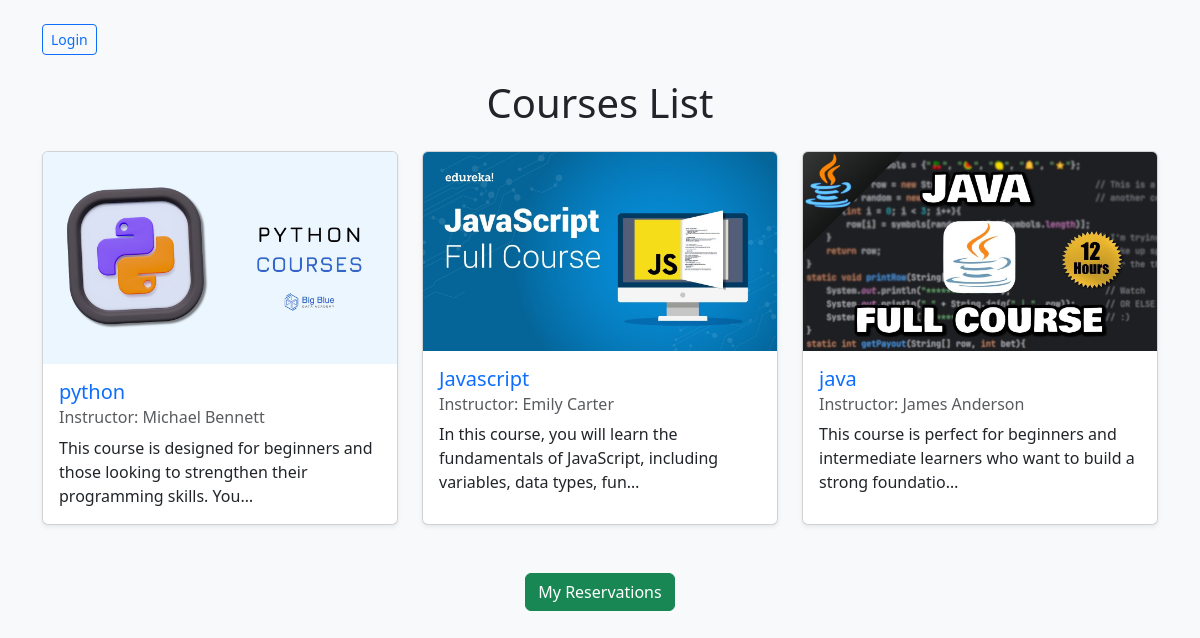
The page / on the database its author committed.
### courses/models.py (models this page shows, shortened)
class Course (models.Model):
    title = models.CharField(max_length=200)
    instructor = models.CharField(max_length=200)
    description = models.TextField()
    start_time = models.DateTimeField()
    end_time = models.DateTimeField()
    capacity = models.PositiveIntegerField()
    image = models.ImageField(upload_to='course_images/', null=True, blank=True)

### courses/views.py (the view)
# urls.py: path('', views.course_list, name='home'),
def course_list (request):
    courses = Course.objects.all()
    return render(request,'home.html', {'courses': courses})

### courses/Templates/home.html (shortened to what this page needs)
<!DOCTYPE html>
<html lang="en">
<head>
    <link href="https://cdn.jsdelivr.net/npm/bootstrap@5.3.3/dist/css/bootstrap.min.css" rel="stylesheet">
</head>
<body class="bg-light">
    <div class="container py-4">
        <div class="d-flex justify-content-between align-items-center mb-4">
            {% if request.user.is_authenticated %}
                <p class="mb-0">👋 Hello, <strong>{{ request.user.username }}</strong>!</p>
                <a href="{% url 'logout' %}" class="btn btn-outline-danger btn-sm">Logout</a>
            {% else %}
                <a href="{% url 'login' %}" class="btn btn-outline-primary btn-sm">Login</a>
            {% endif %}
        </div>
        <h1 class="text-center mb-4"> Courses List</h1>
        <div class="row">
            {% for course in courses %}
                <div class="col-md-6 col-lg-4 mb-4">
                    <div class="card h-100 shadow-sm">
                        {% if course.image %}
                            <img src="{{ course.image.url }}" class="card-img-top" alt="{{ course.title }}">
                        {% else %}
                            <img src="https://via.placeholder.com/400x200?text=No+Image" class="card-img-top" alt="No image">
                        {% endif %}
                        <div class="card-body">
                            <h5 class="card-title">
                                <a href="{% url 'course_detail' course.id %}" class="text-decoration-none text-primary">
                                    {{ course.title }}
                                </a>
                            </h5>
                            <h6 class="card-subtitle mb-2 text-muted">Instructor: {{ course.instructor }}</h6>
                            <p class="card-text">{{ course.description|truncatechars:100 }}</p>
                        </div>
                    </div>
                </div>
            {% endfor %}
        </div>
        <div class="text-center mt-4">
            <a href="{% url 'my_reservations' %}" class="btn btn-success">My Reservations</a>
        </div>
    </div>
</body>
</html>

### rows shown on the page
Course: image (picture), title "python", instructor "Michael Bennett", description "This course is designed for beginners and those looking to strengthen their programming skills. You…"
Course: image (picture), title "Javascript", instructor "Emily Carter", description "In this course, you will learn the fundamentals of JavaScript, including variables, data types, fun…"
Course: image (placeholder picture), title "java", instructor "James Anderson", description "This course is perfect for beginners and intermediate learners who want to build a strong foundatio…"
